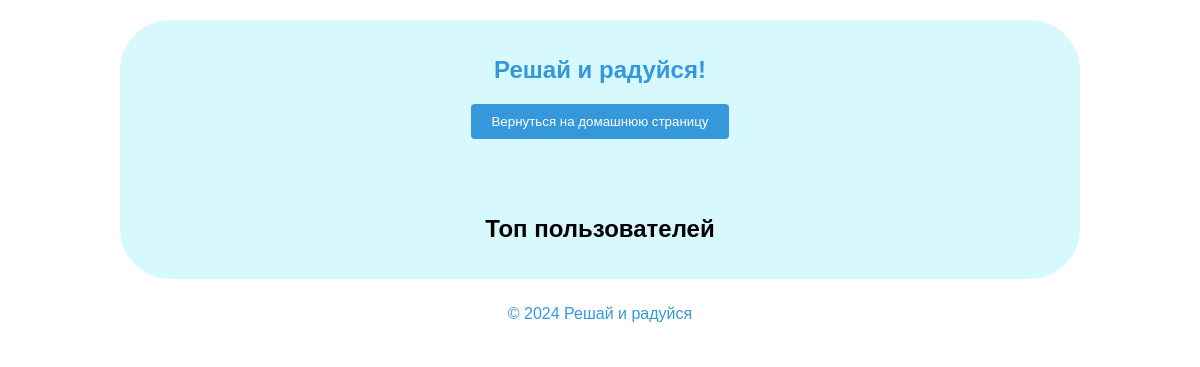
Page /top/19 (signed in) on the earlier database version.
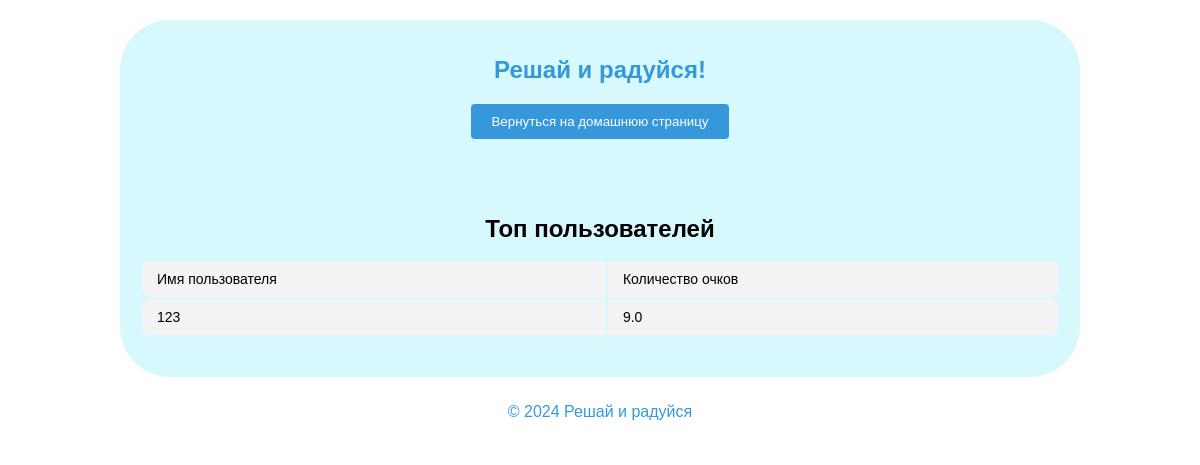
Same page on the later database version.
### tables this page shows
CREATE TABLE stats (solved_examples INTEGER DEFAULT (0), examples INTEGER, login STRING, points FLOAT DEFAULT (0));

### server.py (the view)
@server.route('/top/<username>', methods=['GET', 'POST'])
@login_required
def top(username):
    if request.method == 'POST':
        return redirect(url_for('home', username=username))
    con = sqlite3.connect('project.db')
    cur = con.cursor()
    query = cur.execute(f'''SELECT login, points FROM stats ORDER BY points DESC LIMIT 10''').fetchall()
    con.commit()
    con.close()
    return render_template('top_users.html', query=query)

### server.py (called while the page is built)
@login_manager.user_loader
def load_user(id):
    con = sqlite3.connect('project.db')
    cur = con.cursor()
    query = cur.execute(f'''SELECT login, hash_password FROM users WHERE id="{id}"''').fetchone()
    con.close()
    return User(id, query[0], query[1])

### templates/top_users.html (shortened to what this page needs)
<!DOCTYPE html>
<html lang="en">
<head>
  <link rel="stylesheet" href="{{ url_for('static', filename='css/style_top_users.css') }}">
</head>
<body>
  <div class="container">
    <header>
      <h1>Решай и радуйся!</h1>
            <form action="" method="POST">
        <button class="btn" type="submit" name="back-btn" value="3">Вернуться на домашнюю страницу</button>
      </form>
    </header>
    <main>
      <h1>Топ пользователей</h1>
      <ul class="task-list" id="allTasks">
        {% for username, points in query %}
        <table class='table'>
        <tr>
          <td>Имя пользователя</td>
          <td>Количество очков</td>
        </tr>
        <tr>
          <td>{{ username }}</td>
          <td>{{ points }}</td>
        </tr>
        </table>
        {% endfor %}
      </ul>
    </main>
    <footer>
      <p>&copy; 2024 Решай и радуйся</p>
    </footer>
  </div>
</body>
</html>

### static/css/style_top_users.css (style rules this page uses)
body { font-family: sans-serif; margin: 0; background-image: url(https://png.pngtree.com/background/20211215/original/pngtree-educational-mathematical-formulas-on-white-background-picture-image_1457809.jpg); }
.container { max-width: 960px; margin: 0 auto; padding: 20px; }
header { background-color: #d7f8fc; color: #3498db; padding: 20px; text-align: center; border-top-left-radius: 50px; border-top-right-radius: 50px; }
h1 { font-size: 24px; margin-bottom: 10px; }
.btn { display: block; margin: 20px auto; padding: 10px 20px; background-color: #3498db; color: #fff; border: none; border-radius: 4px; cursor: pointer; text-decoration: none; }
main { background-color: #d7f8fc; padding: 20px; border-bottom-left-radius: 50px; border-bottom-right-radius: 50px; }
h1 { margin-bottom: 10px; display: flex; justify-content: center; }
.task-list { list-style: none; padding: 0; }
.table { width: 100%; border: none; margin-bottom: 20px; }
.table tbody td { text-align: left; border: none; padding: 10px 15px; font-size: 14px; vertical-align: top; }
.table tbody tr:nth-child(even) { background: #f3f3f3; }
.table tbody tr td:first-child { border-radius: 8px 0 0 8px; background: #f3f3f3; }
.table tbody tr td:last-child { border-radius: 0 8px 8px 0; background: #f3f3f3; }
footer { background-color: #fff; color: #3498db; padding: 10px; text-align: center; margin-top: 20px; max-width: 200px; max-height: 40px; clear: both; margin: 0 auto; }

Differences in the rows shown:
added stats: login "123", points "9.0"
